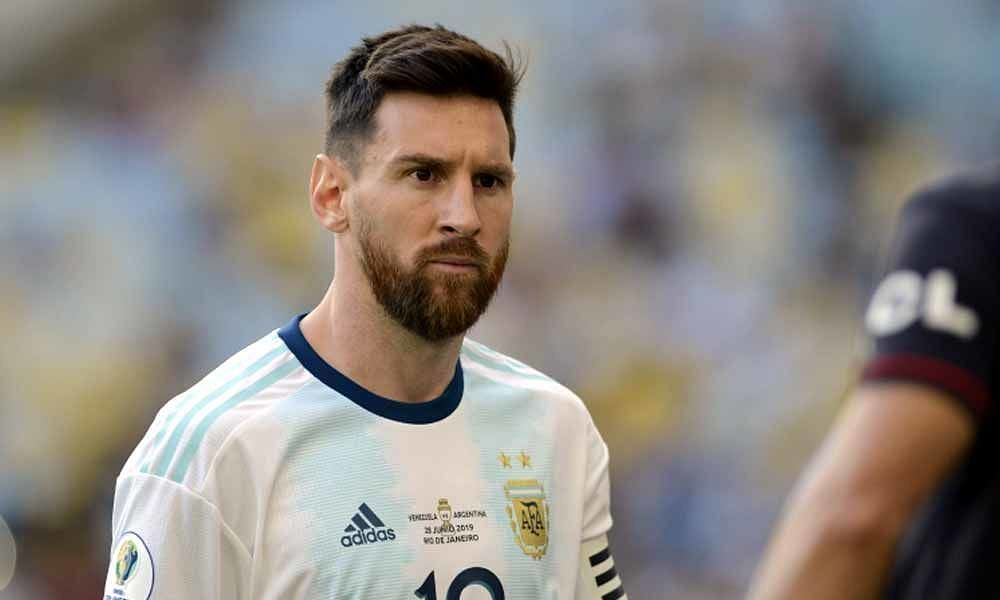
#> input picture backend/model/images_dataset/lionel_messi/190703-lionel-messi.jpg, 1000 x 600 px, found by its file name
$ jupyter execute --allow-errors proj2.ipynb
#> lines starting #> are read from the running program, lines starting #| are printed output that depends on the picture
[cell 1]
import cv2 as cv
import matplotlib
from matplotlib import pyplot as plt
import os
import shutil   #used for removing the dir that are not empty

[cell 2]
img = cv.imread(r'images_dataset\lionel_messi\190703-lionel-messi.jpg')
#> img is the input picture: shape (600, 1000, 3); mean B, G, R 129.1, 134.2, 139.6
plt.imshow(img)

[cell 3]
img_grey = cv.cvtColor(img,cv.COLOR_BGR2GRAY)
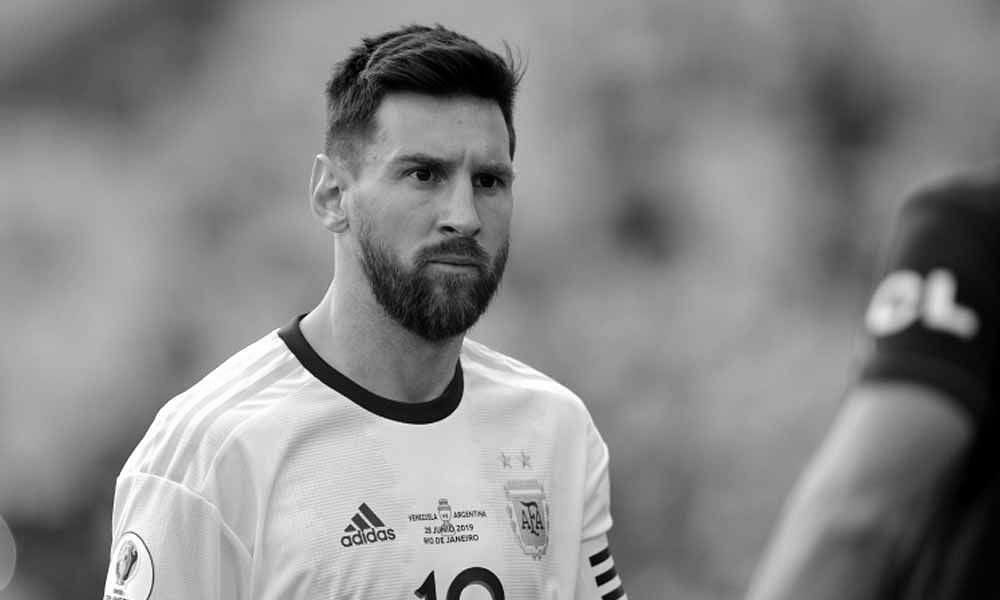
#> img_grey: shape (600, 1000); min 0, max 255, mean 135.2
plt.imshow(img_grey,cmap='gray')

[cell 4]
face_cascade = cv.CascadeClassifier('opencv\haarcascades\haarcascade_frontalface_default.xml')
eye_cascade = cv.CascadeClassifier('opencv\haarcascades\haarcascade_eye.xml')
face = face_cascade.detectMultiScale(img_grey,1.3,5)
#> face = [[356, 102, 205, 205]]
face
#> Out = [[356, 102, 205, 205]]

[cell 5]
# x,y,h,w = face[0]

# imgg = cv.rectangle(img_grey,(x,y),(x+h,y+w),(255,0,0),2)
# plt.imshow(imgg)

[cell 6]
def convert():
    faces = face_cascade.detectMultiScale(img_grey,1.3,5)
#> faces = [[356, 102, 205, 205]]
    for (x,y,w,h) in faces:
        face_imge = cv.rectangle(img,(x,y),(x+w,y+h),(255,0,0),2)
        roi_colo = face_imge[y:y+h,x:x+w]
        roi_gr = img_grey[y:y+h,x:x+w]
        eyes = eye_cascade.detectMultiScale(roi_gr)
        if len(eyes)>1:
            return roi_colo
#> this loop made 1 pass
#> (x, y, w, h, eyes) on pass 1: (356, 102, 205, 205, [[115, 61, 36, 36], [41, 50, 46, 46]])
#> pass 1, in convert, `roi_colo = face_imge[y:y+h,x:x+w]`:
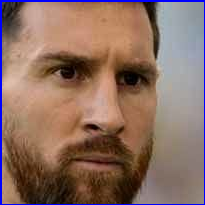
#> roi_colo: shape (205, 205, 3); mean B, G, R 98, 109.8, 139
#> pass 1, in convert, `roi_gr = img_grey[y:y+h,x:x+w]`:
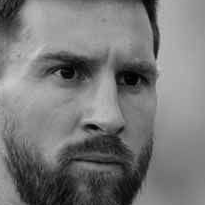
#> roi_gr: shape (205, 205); min 0, max 204, mean 119.7

cropped_Image_Original = convert()
plt.imshow(cropped_Image_Original,cmap='gray')
plt.show()

[cell 7]
def faced_img(path):
    img1 = cv.imread(path)
    img_grey1 = cv.cvtColor(img1,cv.COLOR_BGR2GRAY)
    face1 = face_cascade.detectMultiScale(img_grey1,1.3,5)
    result = []
    for (x,y,w,h) in face1:
        colour_face = img1[y:y+h,x:x+w]
        gray_face = img_grey1[y:y+h,x:x+w]
        eyes = eye_cascade.detectMultiScale(gray_face)
        if len(eyes)>=2:
            result.append(colour_face)
    return result


# plt.imshow(faced_img(r'images_dataset\maria_sharapova\19102426-7520279-image-m-60_1569839081937.jpg'),cmap='gray')
#plt.imshow(faced_img(r'images_dataset\lionel_messi\7488bab50fd9441a43359ec299a8dad2.jpg')[1],cmap='gray')

[cell 8]
path = r"D:\Python\Project2\backend\model\images_dataset"
cropped_folder = path + '/cropped_img'
if os.path.exists(cropped_folder):
    shutil.rmtree(cropped_folder)

img_dir = []
for entry in os.scandir(path):
    if entry.is_dir():
        img_dir.append(entry.path)

img_dir

[cell 9]
cropped_folder = path + '/cropped_img'

if os.path.exists(cropped_folder):
    shutil.rmtree(cropped_folder)
os.mkdir(cropped_folder)

[cell 10]
cropped_img_dir = []
cel_file_name = {}

#> (the rest of this cell did not finish here and is left out)

[cell 11]
import numpy as np
import pywt

def wavelet(imagee,mode='haar',level=1):
#> called with mode = 'db1', level = 5
    arrays = imagee

    arrays = cv.cvtColor(arrays,cv.COLOR_RGB2GRAY)
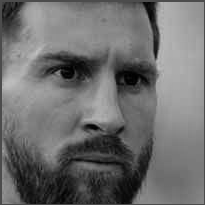
#> arrays: shape (205, 205); min 0, max 194, mean 109.6
    arrays = np.float32(arrays)
    arrays/=255
    coeff =  pywt.wavedec2(arrays,mode,level)
#> coeff = 8 items

    coeff_H = list(coeff)
#> coeff_H = 8 items
    coeff_H[0] *=0

    arrays_H = pywt.waverec2(coeff_H,mode)
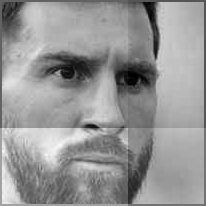
#> arrays_H: shape (206, 206) float32; min -0.52, max 0.368, mean 0.00387; drawn with min black and max white
    arrays_H *=255
    arrays_H = np.uint8(arrays_H)
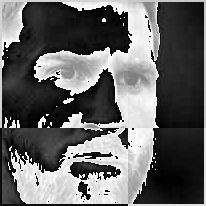
#> arrays_H: shape (206, 206); min 0, max 255, mean 101

    return arrays_H

[cell 12]
im_har = wavelet(cropped_Image_Original,'db1',5)
plt.imshow(im_har,cmap='gray')

[cell 13]
celeb_name_encode={}
count =1
for keys in cel_file_name.keys():
    celeb_name_encode[keys]=count
    count=count+1

celeb_name_encode
